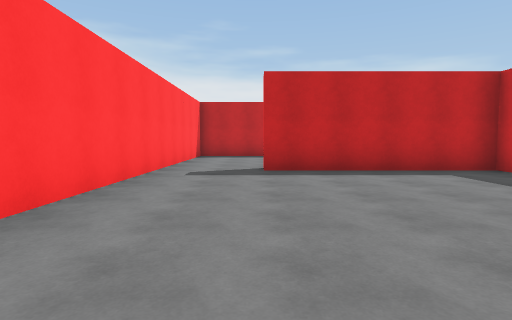
view 1 (above)

24 first-person views from a walk through a Unity game level. The camera is 1.3 m above the floor, tilts 4° down and sees 80° across. The floor is counted in squares, 2 m on a side. Each view is taken from the middle of a square. On the plan, view 1 faces up. The plan holds only what a view shows up to about 10 squares ahead; the rest is blank. The place goes on beyond the plan. The player character is not drawn. Some surface patterns are stand-ins.

view 2
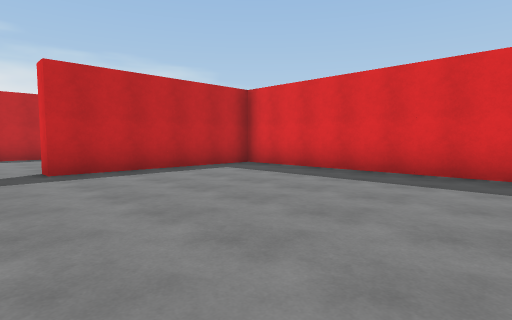

view 3
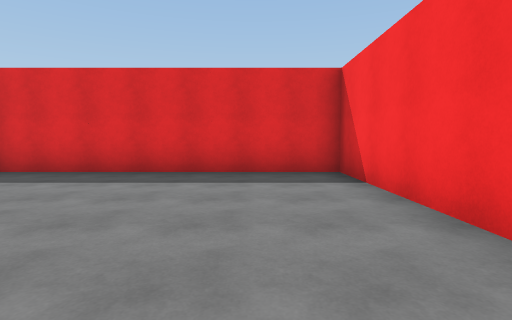

view 4
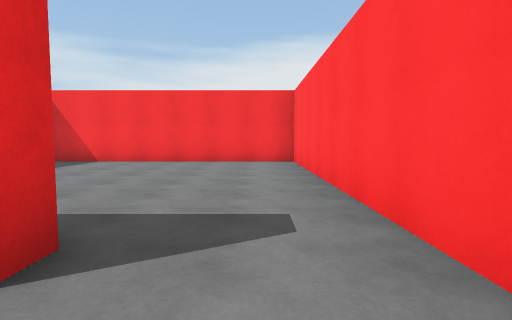

view 5
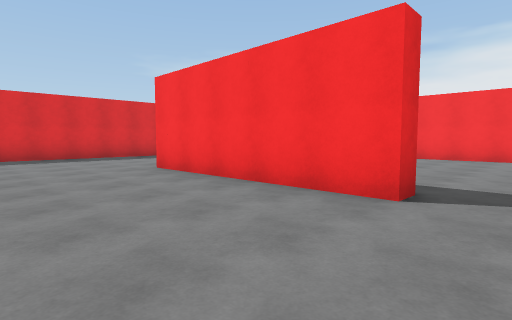

view 6
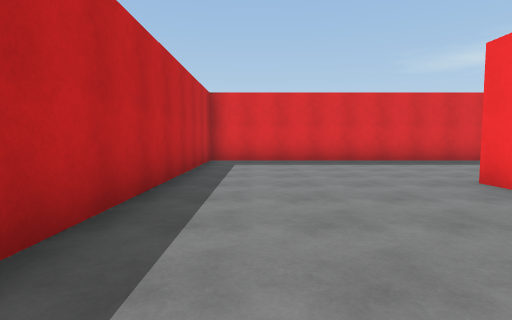

view 7
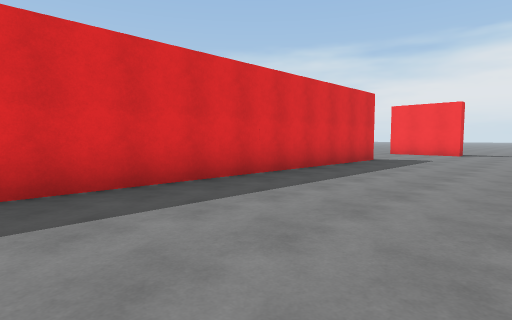

view 8
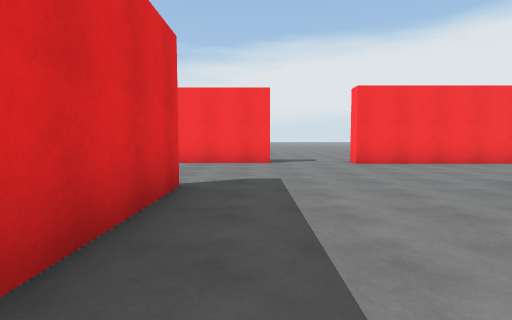

view 9
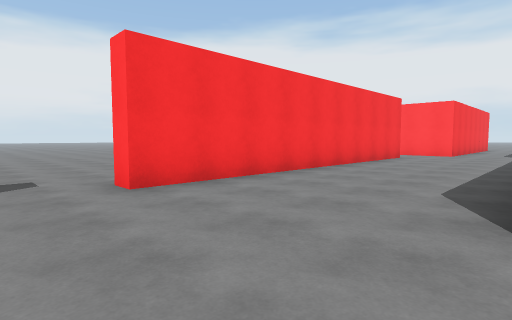

view 10
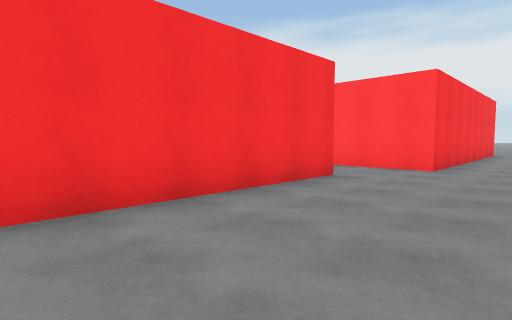

view 11
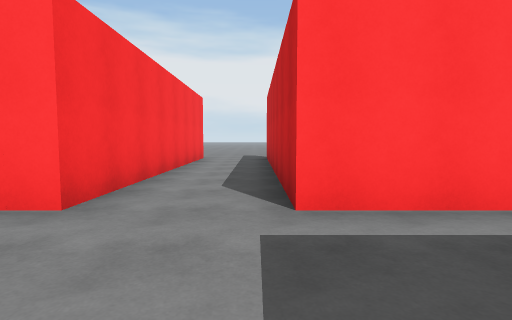

view 12
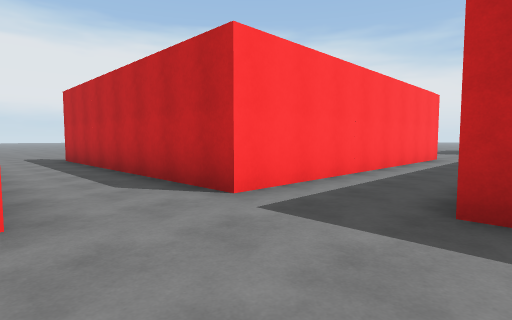

view 13
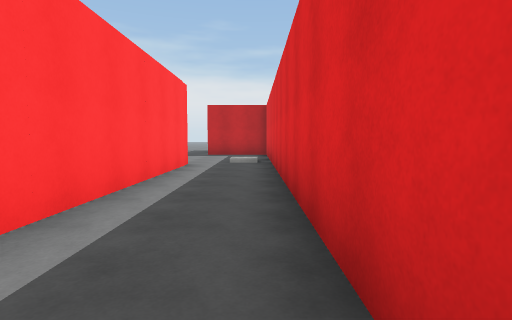

view 14
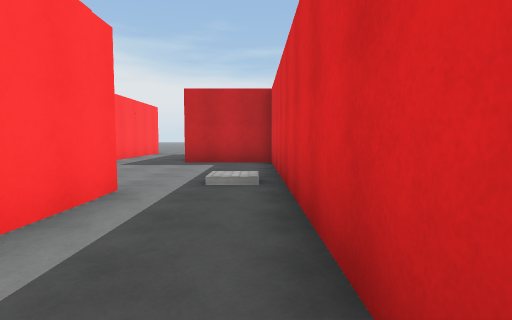

view 15
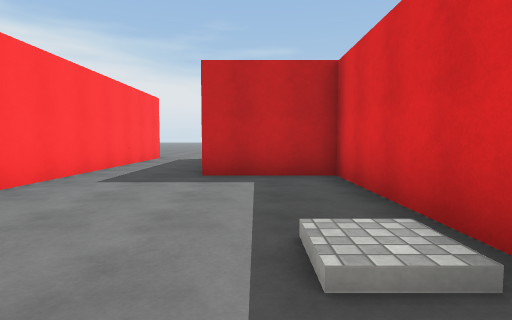

view 16
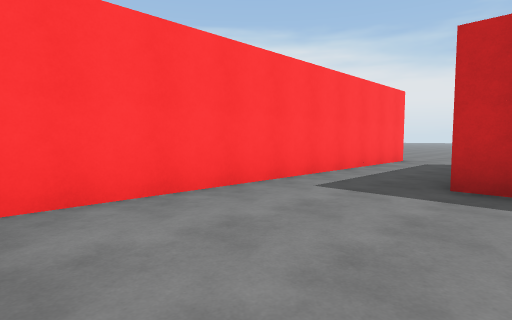

view 17
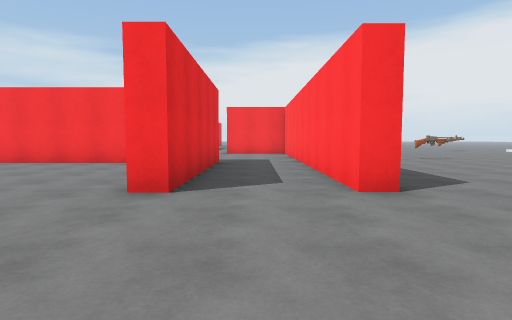

view 18
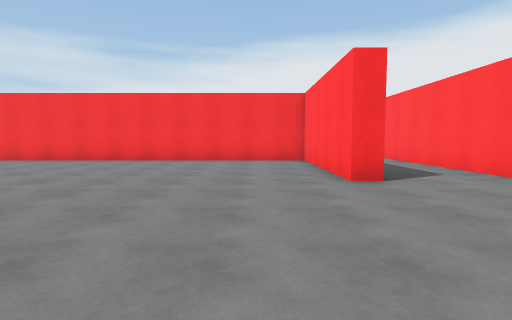

view 19
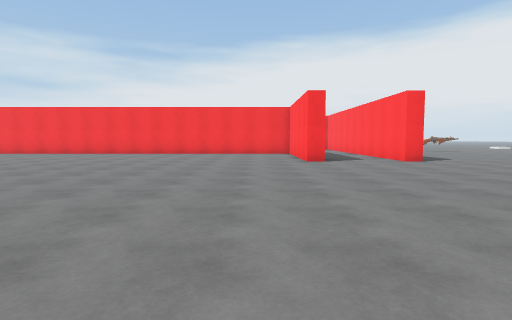

view 20
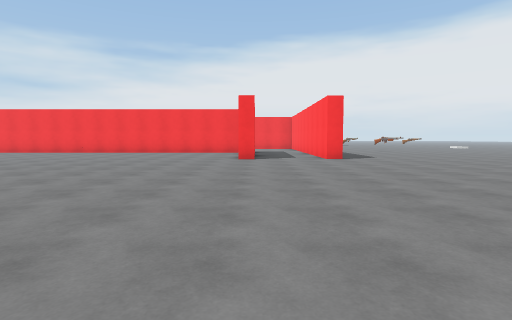

view 21
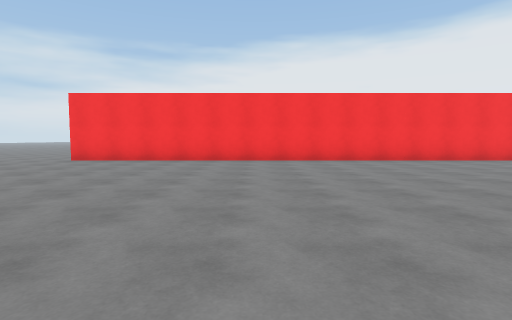

view 22
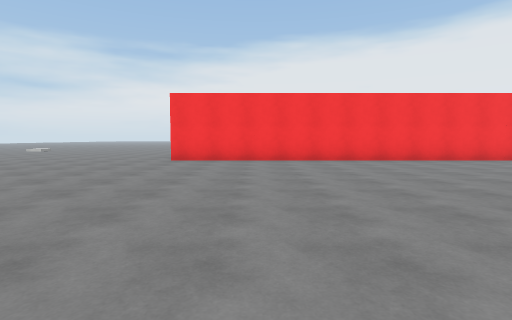

view 23
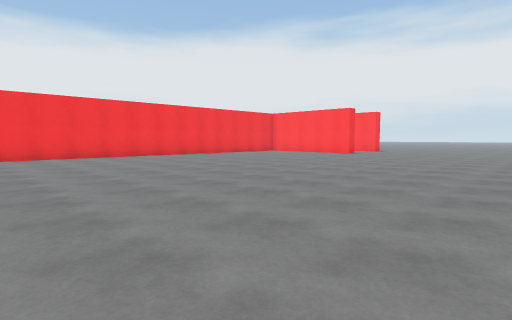

view 24
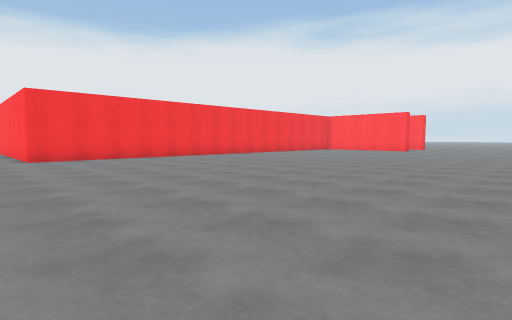

### Floor plan
Points are (right, up) in squares from view 1. A wall is a line through its corners. A room is listed if a view was taken in it or the views show most of it. See-through windows are left out.
Room 1 (views 1, 2, 3)
walls: (-2.1, 6.5) (-2.1, -0.6) (4.9, -0.6) (4.9, 6.2) (0.2, 6.2)
ways out: opening at (-0.5, 6) to room 2
Room 2 (views 4, 5, 6, 7, 8, 9, 10, 11, 12, 13, 14, 15, 16, 17, 18, 19, 20, 21, 22, 23, 24)
walls: (1, 11.4) (0, 11.4); (-2.1, 10) (-2.1, 6.5); (0.2, 6.2) (0.2, 6.7) (5.5, 6.7); (-5, 16.3) (-4.5, 16.3) (-4.5, 11.9) (10.5, 11.9) (10.5, 9.3); (-4.7, 6.9) (-4.7, -1.6) (-12.2, -1.6); (-7.9, 16.3) (-7.2, 16.3); (-2.6, -0.6) (-2.6, 7.4); (-2.1, -1.1) (-2.6, -1.1); (10, -1.2) (10, 11.4) (2.5, 11.4); (-2.9, -4.9) (6.4, -4.9); (8.6, -5.2) (11.1, -5.2); (-11.9, -3.8) (-4.7, -3.8)
ways out: opening at (-0.5, 6) to room 1; opening at (-6.5, 16) to room 3; opening at (-3.5, 8) to room 3; opening at (-4, -5); opening at (7.5, -5.5); gap at (-12, -1)
objects: pistol (-12, 10)
Room 3 (no view inside)
walls: (-2.6, 7.4) (-2.6, 11.4) (-5, 11.4) (-5, 16.3); (-7.2, 16.3) (-7.2, 7.2)
ways out: opening at (-6.5, 16) to room 2; opening at (-3.5, 8) to room 2

Positions as (right, up) in squares from view 1, and headings:
1: (0, 0), facing up
2: (-1, 0), facing up-right
3: (-1, 1), facing right
4: (-1, 8), facing down
5: (-1, 10), facing down-right
6: (1, 10), facing right
7: (6, 8), facing down-right
8: (9, 3), facing down
9: (8, -1), facing down-left
10: (2, -2), facing down-left
11: (-2, -2), facing left
12: (-2, -4), facing up-left
13: (-3, -1), facing up
14: (-3, 3), facing up
15: (-4, 6), facing up
16: (-4, 7), facing up-left
17: (-6, 20), facing down
18: (-3, 21), facing down
19: (-3, 25), facing down
20: (-5, 26), facing down
21: (5, 21), facing down
22: (8, 21), facing down
23: (8, 23), facing down-left
24: (12, 22), facing down-left
